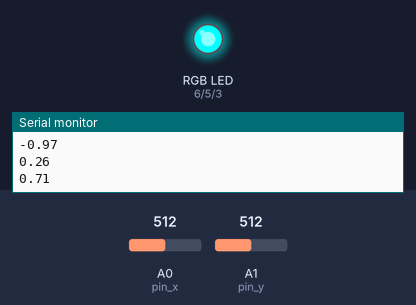
The sketch below on a simulated Arduino Uno, built with avr-gcc and run on an emulated ATmega328P. On the bench: an RGB LED mixed from three pins (HIGH = lit), the last lines printed to the serial monitor. The test bench sets the inputs (shaded band); at power-on: A1 (pin_y) = 512, A0 (pin_x) = 512.

Above: at 1.2 s.
1.3 s: A1 (pin_y) set to 716
At 2.5 s:
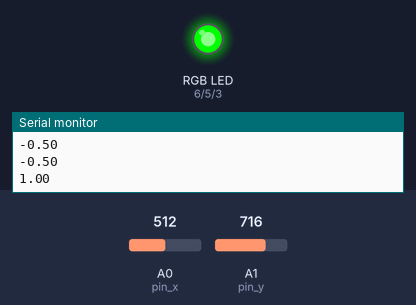
2.8 s: A0 (pin_x) set to 402
4.3 s: A0 (pin_x) set to 375
At 5.5 s:
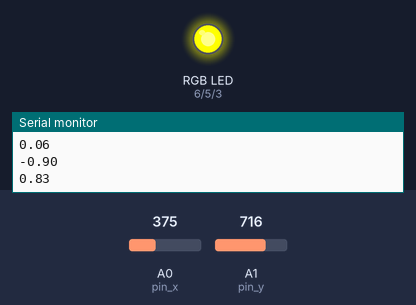
5.8 s: A1 (pin_y) set to 526
7.3 s: A1 (pin_y) set to 494
At 8.4 s:
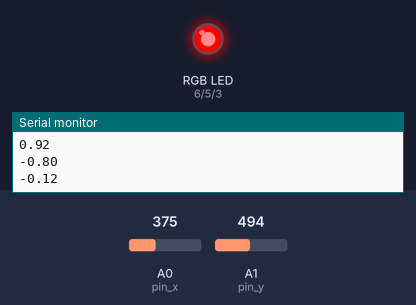
8.9 s: A0 (pin_x) set to 484
10.4 s: A0 (pin_x) set to 514
At 11.3 s:
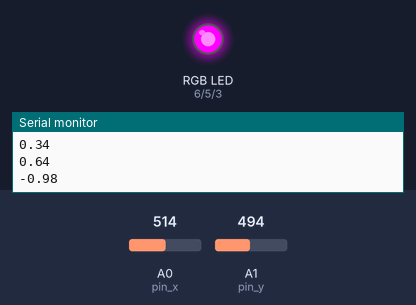
Timing chart, 0 to 12.9 s (numbered marks = the images above; inputs shaded):
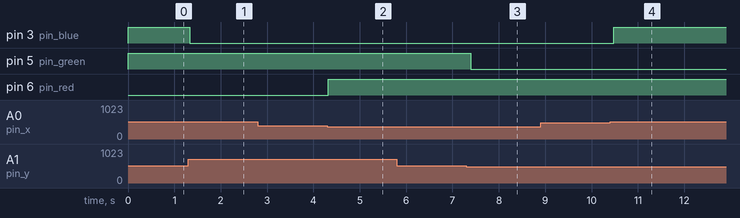

The sketch:

rgb_ligth.ino
```cpp
#include<math.h>

int pin_x =  A0;
int pin_y =  A1;
int xValue;
int yValue;

int pin_red = 6;
int pin_green = 5;
int pin_blue = 3;
struct Vector{
  double x;
  double y;
};

Vector green_vec;
Vector red_vec;
Vector blue_vec;


void setup() {
  Serial.begin(19200);
  pinMode(pin_red, OUTPUT);
  pinMode(pin_green, OUTPUT);
  pinMode(pin_blue, OUTPUT);
  digitalWrite(pin_red, LOW);
  digitalWrite(pin_blue, LOW);
  digitalWrite(pin_green, LOW);

  green_vec.x = 0;
  green_vec.y = 1;

  red_vec.x = -cos(M_PI/6);
  red_vec.y = -0.5;

  blue_vec.x = cos(M_PI/6);
  blue_vec.y = -0.5;
}
Vector get_vector(int x, int y){
  double dx = (double)x-511;
  double dy = (double)y-511;
  Vector r;
  r.x = dx;
  r.y = dy;
  return r;
}

double len(Vector v1){
  return sqrt(v1.x*v1.x+v1.y*v1.y);
}

double vec_cos(Vector a, Vector b){
  double prod = a.x*b.x + a.y*b.y;
  prod /= len(a)*len(b);
  return prod;
}
void loop() {
  int x = analogRead(pin_x);
  int y = analogRead(pin_y);
  Vector vec = get_vector(x, y);
  double cos_green = vec_cos(vec, green_vec);
  double cos_red = vec_cos(vec, red_vec);
  double cos_blue = vec_cos(vec, blue_vec);
  if(cos_green>0){
    //write LOW instead to enable Satoru Gojo's Hollow Purple
    digitalWrite(pin_green, HIGH);
  } else{
    digitalWrite(pin_green, LOW);
  }
  if(cos_red>0){
    digitalWrite(pin_red, HIGH);
  }else{
    digitalWrite(pin_red, LOW);
  }
  if(cos_blue>0){
    digitalWrite(pin_blue, HIGH);
  } else{
    digitalWrite(pin_blue, LOW);
  }
  Serial.println(red_vec.x);
  Serial.println(red_vec.y);
  Serial.println(cos_red);
  Serial.println(cos_blue);
  Serial.println(cos_green);
  Serial.println("");
  delay(100);
}
```

Measured:
- the behaviour switches between 393 and 392 on A0 (pin_x) (found by bisection; images 1 and 2)
- the behaviour switches between 512 and 511 on A1 (pin_y) (found by bisection; images 2 and 3)
- the behaviour switches between 501 and 502 on A0 (pin_x) (found by bisection; images 3 and 4)
- after the input at 1.3 s, pin 3 (pin_blue): HIGH → LOW at once
- after the input at 4.3 s, pin 6 (pin_red): LOW → HIGH at once
- after the input at 7.3 s, pin 5 (pin_green): HIGH → LOW after 0.10 s
- after the input at 10.4 s, pin 3 (pin_blue): LOW → HIGH after 0.08 s
